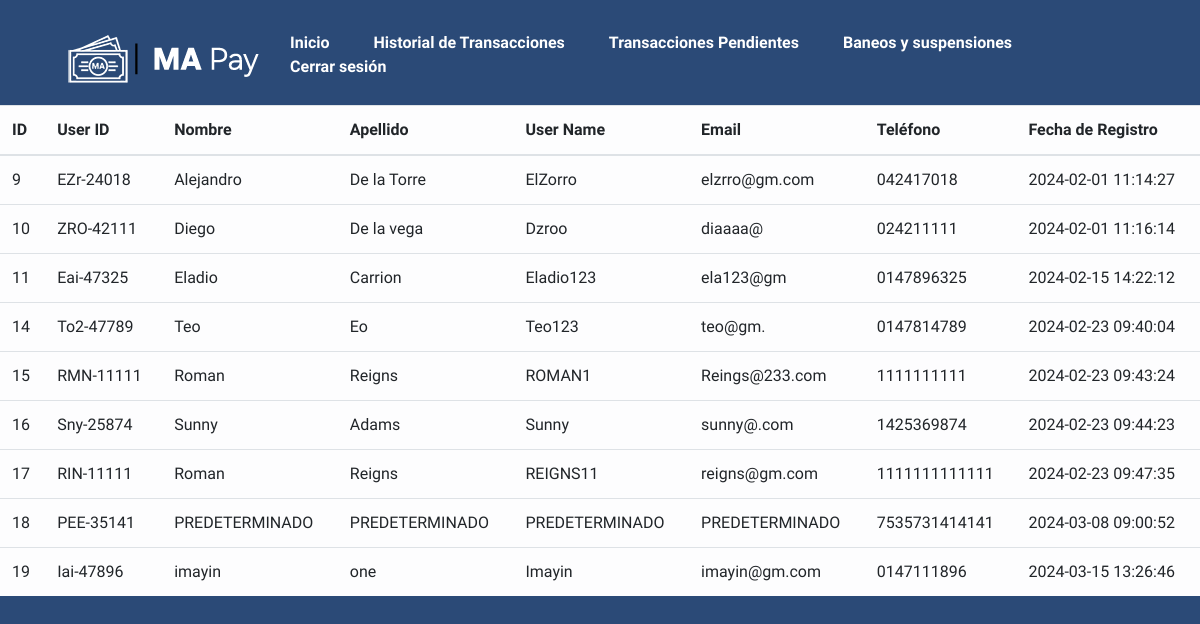
The page /Página/Usuario.php (signed in) on the database its author committed.
### tables this page shows
CREATE TABLE `usuario` (
  `ID` int(11) NOT NULL,
  `UserID` text NOT NULL,
  `Nombre` text NOT NULL,
  `Apellido` text NOT NULL,
  `User_name` text NOT NULL,
  `Email` text NOT NULL,
  `Pass` text NOT NULL,
  `Tlf` text NOT NULL,
  `Reg` datetime NOT NULL DEFAULT current_timestamp()
);

### Página/conexu.php (the view)
<?php
include ("conex.php");
if($link){
    $query="SELECT * FROM usuario";
    $resul=mysqli_query($link, $query);
    if($resul->num_rows>0){
while ($dato = mysqli_fetch_array($resul)){
$id = $dato['ID'];
$user = $dato['UserID'];
$nom = $dato['Nombre'];
$ape = $dato['Apellido'];
$usna = $dato['User_name'];
$email = $dato['Email'];
$tlf = $dato['Tlf'];
$reg = $dato['Reg'];
?>
<tr>
    <td><?= $id ?></td>
    <td><?= $user ?></td>
    <td><?= $nom ?></td>
    <td><?= $ape ?></td>
    <td><?= $usna ?></td>
    <td><?= $email ?></td>
    <td><?= $tlf ?></td>
    <td><?= $reg ?></td>
    </tr>
<?php
}
    }
}
?>

### Página/stilou.css (style rules this page uses)
* { font-family: "Sora", sans-serif; margin: 0; padding: 0; box-sizing: border-box; }
body { background-color: #2b4a77; background-position: center; background-size: cover; }

### rows shown on the page
usuario: ID "9", UserID "EZr-24018", Nombre "Alejandro", Apellido "De la Torre", User_name "ElZorro", Email "elzrro@gm.com", Tlf "042417018", Reg "2024-02-01 11:14:27"
usuario: ID "10", UserID "ZRO-42111", Nombre "Diego", Apellido "De la vega", User_name "Dzroo", Email "diaaaa@", Tlf "024211111", Reg "2024-02-01 11:16:14"
usuario: ID "11", UserID "Eai-47325", Nombre "Eladio", Apellido "Carrion", User_name "Eladio123", Email "ela123@gm", Tlf "0147896325", Reg "2024-02-15 14:22:12"
usuario: ID "14", UserID "To2-47789", Nombre "Teo", Apellido "Eo", User_name "Teo123", Email "teo@gm.", Tlf "0147814789", Reg "2024-02-23 09:40:04"
usuario: ID "15", UserID "RMN-11111", Nombre "Roman", Apellido "Reigns", User_name "ROMAN1", Email "Reings@233.com", Tlf "1111111111", Reg "2024-02-23 09:43:24"
usuario: ID "16", UserID "Sny-25874", Nombre "Sunny", Apellido "Adams", User_name "Sunny", Email "sunny@.com", Tlf "1425369874", Reg "2024-02-23 09:44:23"
usuario: ID "17", UserID "RIN-11111", Nombre "Roman", Apellido "Reigns", User_name "REIGNS11", Email "reigns@gm.com", Tlf "1111111111111", Reg "2024-02-23 09:47:35"
usuario: ID "18", UserID "PEE-35141", Nombre "PREDETERMINADO", Apellido "PREDETERMINADO", User_name "PREDETERMINADO", Email "PREDETERMINADO", Tlf "7535731414141", Reg "2024-03-08 09:00:52"
usuario: ID "19", UserID "Iai-47896", Nombre "imayin", Apellido "one", User_name "Imayin", Email "imayin@gm.com", Tlf "0147111896", Reg "2024-03-15 13:26:46"
